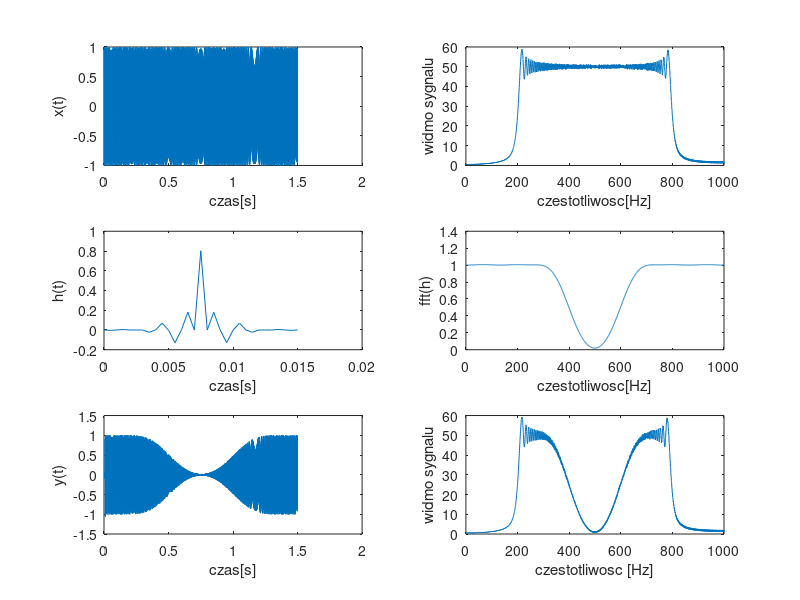

Here is the MATLAB script that generated this plot:
clear all; close all;
N = 3000;
fp = 2000;
t = (0:N-1)/fp;
x = chirp(t, 200, (N-1)/fp, 800);

Nf = 2^nextpow2(N);
N21 = (Nf/2) +1;
f = linspace(0,fp/2,N21);
wx = abs(fft(x,Nf));
figure(1)
subplot(321)
plot(t,x);
xlabel('czas[s]'); ylabel('x(t)');
subplot(322)
plot(f,wx(1:N21));
xlabel('czestotliwosc[Hz]'); ylabel('widmo sygnalu');

%  projekt filtru

M = 31; %liczba współczynników (długość filtru, zawsze bd podana w zad)
fg = [400, 600];
fgu = fg / (fp/2); % fp/2 - czestotliwosc nyquista
h = fir1(M-1, fgu, 'stop'); % M-1 - rząd filtru (30)
th = (0: M-1)/fp; % nowy wektor czasu dla sygnału o długości 31
% moduł transmitancji - charakterystyka amplitudowa filtru
H = abs(fft(h,Nf));
subplot(323)
plot(th, h);xlabel('czas[s]');ylabel('h(t)');
subplot(324)
plot(f, H(1:N21)); xlabel('czestotliwosc[Hz]'); ylabel('fft(h)')
%proces filtracji - liczenie splotu
y = filter(h,1,x);
wy = abs(fft(y,Nf));
subplot(325)
plot(t,y); xlabel('czas[s]'); ylabel('y(t)');
subplot(326)
plot(f, wy(1:N21)); xlabel('czestotliwosc [Hz]'); ylabel('widmo sygnalu');
